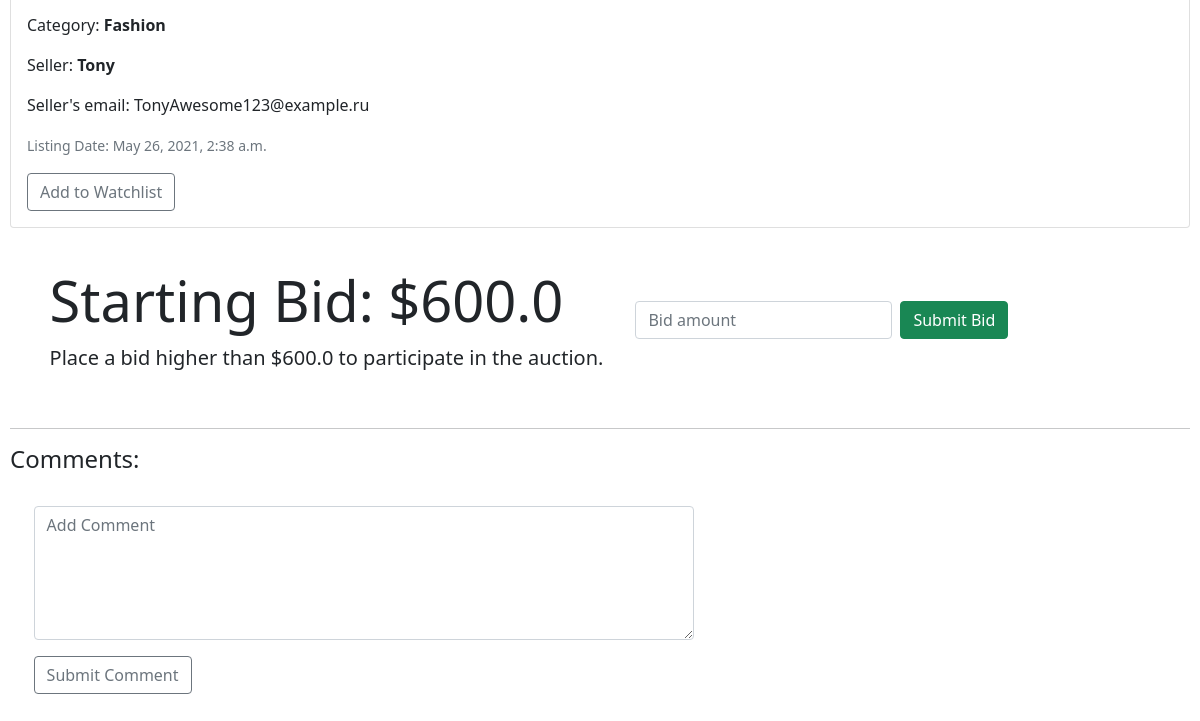
The page /listing/14 (signed in, lower part) on the database as committed earlier.
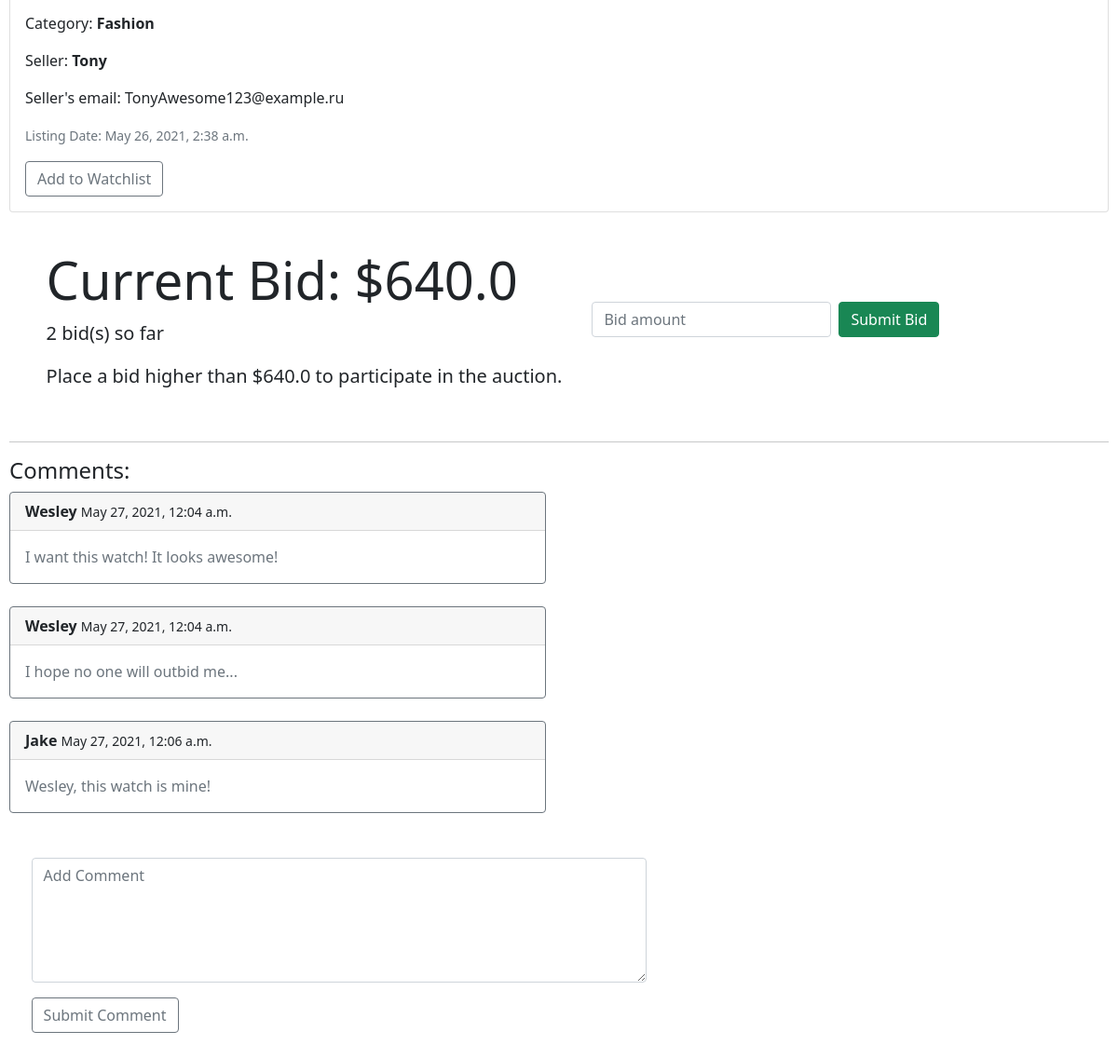
The same page on the database as committed later.
### auctions/models.py (models this page shows, shortened)
class Listing(models.Model):
    title = models.CharField(max_length=254)
    description = models.TextField(max_length=3000)
    date_listed = models.DateTimeField(default=timezone.now)
    isActive = models.BooleanField(default=True)
    image_link = models.CharField(max_length=254, blank=True)
    starting_bid = models.FloatField() #essentially used to keep track of the current bid. Dont be fooled by the name!
    seller = models.ForeignKey(User, on_delete=models.PROTECT, related_name="Listings")
    buyer = models.ForeignKey(User, on_delete=models.PROTECT, blank=True, null=True)
    watchers = models.ManyToManyField(User, blank=True, related_name="Watchlist")
    category = models.ForeignKey(Category, on_delete=models.CASCADE, related_name="Listings")

class Category(models.Model):
    title = models.CharField(max_length=30)
    def __str__(self):
        return self.title

class User(AbstractUser):
    pass

class Comment(models.Model):
    author = models.ForeignKey(User, on_delete=models.CASCADE, related_name="Comments")
    listing = models.ForeignKey(Listing, on_delete=models.CASCADE, related_name="Comments")
    comment = models.TextField(max_length=254)
    date_commented = models.DateTimeField(default=timezone.now)

### auctions/views.py (the view, shortened to what this page needs)
# urls.py: path("listing/<int:listing_id>", views.listing, name="listing"),
@login_required(login_url='/login')
def listing(request,listing_id):
    listing = Listing.objects.get(pk=listing_id)
    isSeller = (request.user == listing.seller)
    isWatched = False
    if request.user in listing.watchers.all():
        isWatched = True
    comments = Comment.objects.filter(listing=listing)
    message = ""
    context = {
        "listing" : listing,
        "BidCount" : len(listing.Bids.all()),
        "form" : BidForm(),
        "CommentForm" : CommentForm(),
        "message" : message,
        "isWatched" : isWatched,
        "isSeller" : isSeller,
        "comments" : comments,
    }
    if request.method == "POST" and 'bid_amount' in request.POST:
        form = BidForm(request.POST)
        if form.is_valid() and (form.cleaned_data.get('bid_amount') > listing.starting_bid):
            listing.starting_bid = form.cleaned_data.get('bid_amount')
            bid = form.save(commit=False)
            bid.listing = listing
            bid.bidder = request.user
            bid.save()
            listing.save()
            context["message"] = f"Congratulations! You placed your bid ${bid.bid_amount}"
            return render(request, "auctions/listing.html", context)
        else:
            context["message"] = "Please enter a valid bid amount"
            return render(request, "auctions/listing.html", context)
    else:
        return render(request, "auctions/listing.html", context)

### auctions/forms.py
class BidForm(forms.ModelForm):
  class Meta:
    model = Bid
    fields = ["bid_amount"]

class CommentForm(forms.ModelForm):
  class Meta:
    model = Comment
    fields = ["comment"]

### auctions/templates/auctions/listing.html (shortened to what this page needs)
{% extends "auctions/layout.html" %}
{% load widget_tweaks %}
{% block body %}
    <div class="card mb-3">
        <div class="card-body">
          <p class="card-text"> Category: <strong>{{listing.category}}</strong></p>
          <p class="card-text"> Seller: <strong>{{listing.seller}}</strong></p>
          <p class="card-text"> Seller's email: {{listing.seller.email}}</p>
          <p class="card-text"><small class="text-muted">Listing Date: {{listing.date_listed}}</small></p>
          {% if isSeller and listing.isActive %}
            <a href="{% url 'closelisting' listing.id %}" class="btn btn-outline-danger">Close Listing for ${{listing.starting_bid}}</a>
          {% elif listing.isActive %}
            <a href="{% url 'togglewatchlist' listing.id %}" class="btn btn-outline-secondary">
                {% if isWatched %}
                  Remove from Watchlist
                {% else %}
                  Add to Watchlist
                {% endif %}
            </a>
          {% endif %}
        </div>
    </div>
    {% if listing.isActive %}
    <form class="row row-cols-lg-auto g-3 align-items-center" action="{% url 'listing' listing.id %}" method="post" style="padding: 2%;">
        <div class="jumbotron jumbotron-fluid">
            <div class="container">
              {% if BidCount > 0 %}
              <h1 class="display-4">Current Bid: ${{listing.starting_bid}}</h1>
              <p class="lead">{{BidCount}} bid(s) so far</p>
              {% else %}
              <h1 class="display-4">Starting Bid: ${{listing.starting_bid}}</h1>
              {% endif %}
              {% if not isSeller %}
              <p class="lead">Place a bid higher than ${{listing.starting_bid}} to participate in the auction.</p>
            </div>
        </div>
        <div class="form-group mb-3">
            {{ form.bid_amount|attr:"placeholder:Bid amount"|add_class:"form-control" }}
        </div>
        <input class="btn btn-success mb-3" type="submit" value="Submit Bid">
        {% endif %}
    </form>
    {% endif %}
    <hr>
    <h4>Comments:</h4>
    {% for comment in comments%}
      <div class="card border-secondary mb-4" style="max-width: 36rem; ">
        <div class="card-header"><strong>{{comment.author}}</strong>           <small>{{comment.date_commented}}</small></div>
        <div class="card-body text-secondary">
          <p class="card-text">{{comment.comment}}</p>
        </div>
      </div>
    {% endfor %}
    <form class="cols-lg-auto g-3 align-items-center" action="{% url 'listing' listing.id %}" method="post" style="padding: 2%; width: 60%;">
      <div class="form-group mb-3">
        {{ CommentForm.comment|attr:"placeholder:Add Comment"|add_class:"form-control"| attr:"rows:5"}}
      </div>
      <div class="form-group mb-3">
        <input class="btn btn-outline-secondary mb-4" type="submit" value="Submit Comment" style="display: block;">
      </div>
  </form>
{% endblock %}

### auctions/templates/auctions/layout.html (shortened to what this page needs)
{% load static %}
<!DOCTYPE html>
<html lang="en">
    <head>
        <link href="https://cdn.jsdelivr.net/npm/bootstrap@5.0.0-beta2/dist/css/bootstrap.min.css" rel="stylesheet">
        <link href="{% static 'auctions/styles.css' %}" rel="stylesheet">
    </head>
    <body>
                    {% load static %} <img src="{% static "auctions/Bank note_Outline.svg" %}" alt="CashBay" width="120" height="96" class="d-inline-block align-top-left">
        {% block body %}
        {% endblock %}
    </body>
</html>

### auctions/static/auctions/styles.css (style rules this page uses)
body { padding: 10px; }

Rows that differ between the two databases and show on the page:
changed Listing "Fashion": starting_bid "600.0" → "640.0"
added Comment: author "Wesley", date_commented "May 27, 2021, 12:04 a.m.", comment "I want this watch! It looks awesome!"
added Comment: author "Wesley", date_commented "May 27, 2021, 12:04 a.m.", comment "I hope no one will outbid me..."
added Comment: author "Jake", date_commented "May 27, 2021, 12:06 a.m.", comment "Wesley, this watch is mine!"
Other text that changed with them:
{{ BidCount }}: (not shown) → "2"
text no longer shown: "Starting Bid: $"
text now shown: "Current Bid: $ bid(s) so far"
